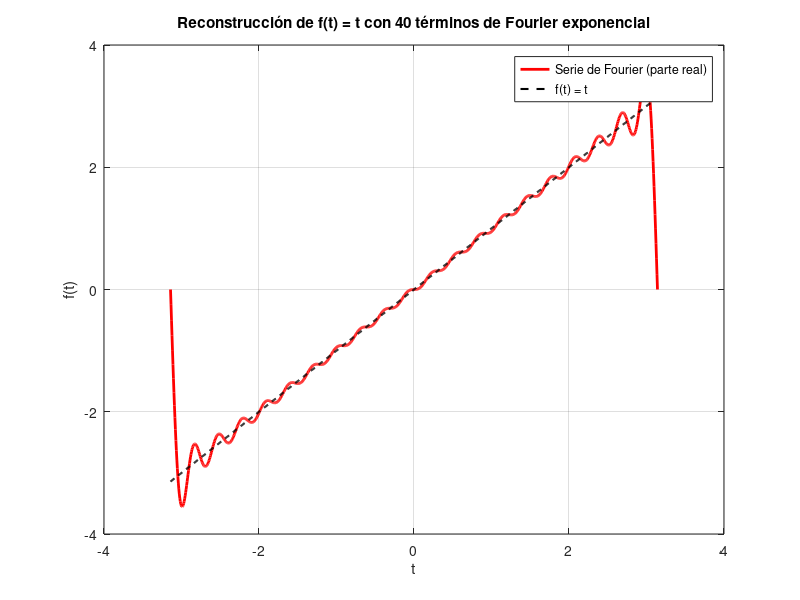

Here is the MATLAB script that generated this plot:
clc; 
clear;
close all;

N = 20;

t = linspace(-pi, pi, 1000);
%Acumula todos los valores de la serie evaluado en todos los puntos de t
f_fourier = zeros(size(t));

% Construir la suma de la serie exponencial
% (omitiendo n=0 por división por cero)
for n = -N:N
    if n ~= 0
        % Coeficiente complejo de Fourier
        Cn = (-1)^n / (-1j * n);  
        % Suma de serie
        f_fourier = f_fourier + Cn * exp(1j * n * t);  
    end
end

% Función original
f_original = t;

% Graficar la reconstrucción y la señal original
figure;
plot(t, real(f_fourier), 'r', 'LineWidth', 2); hold on;
plot(t, f_original, 'k--', 'LineWidth', 1.5);
xlabel('t'); ylabel('f(t)');
title(['Reconstrucción de f(t) = t con ', num2str(2*N), ...
    ' términos de Fourier exponencial']);
legend('Serie de Fourier (parte real)', 'f(t) = t');
grid on;
